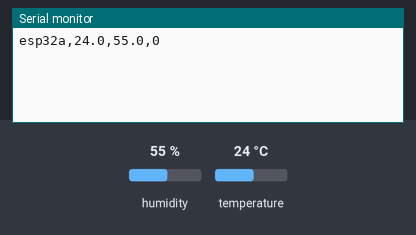
Simulated run of this sketch. Board: ESP32. Parts: the last lines printed to the serial monitor. The inputs (shaded band) are chosen by the test bench; at power-on: humidity 55 %, temperature 24 °C.

Above: at 6.2 s.
6.3 s: humidity set to 22 %
At 8.4 s:
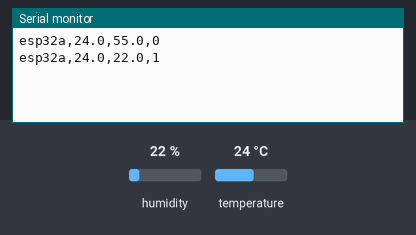
8.9 s: temperature set to 12 °C
At 10.1 s:
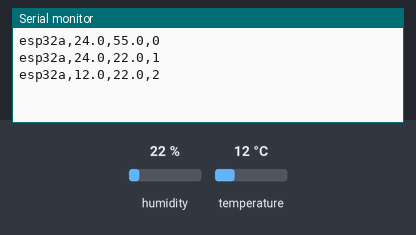
11.5 s: humidity set to 40 %
At 13.5 s:
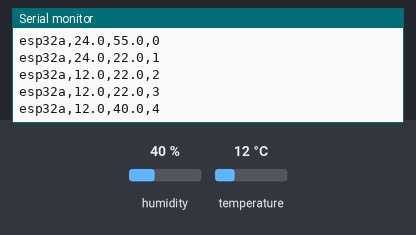
Timing chart, 0 to 15.0 s (numbered marks = the images above; inputs shaded):
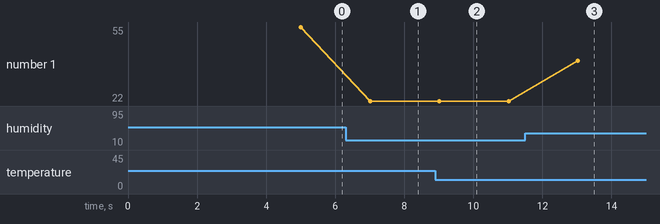

The sketch:

sketch_oct21a.ino
```cpp
#include <Adafruit_Sensor.h>
#include <DHT.h>

#define DHTPIN 5
#define DHTTYPE DHT22
DHT dht(DHTPIN, DHTTYPE);
unsigned long seq = 0;

void setup() {
  Serial.begin(115200);
  pinMode(DHTPIN, INPUT_PULLUP);
  dht.begin();
  delay(5000);
}

void loop() {
  float t = dht.readTemperature();
  float h = dht.readHumidity();

  Serial.print("esp32a,");
  if (isnan(t) || isnan(h)) {
    Serial.print("nan,nan");
  } else {
    Serial.print(t,1); Serial.print(",");
    Serial.print(h,1);
  }
  Serial.print(",");
  Serial.println(seq++);

  delay(2000);
}
```

Measured:
- after the input at 6.3 s, the serial monitor: prints a new line after 0.71 s (image 1)
- after the input at 8.9 s, the serial monitor: prints a new line after 0.12 s (image 2)
- after the input at 11.5 s, the serial monitor: prints a new line after 1.5 s (image 3)
- plotted number 1: 55 → 22 after the input at 6.3 s, 22 → 40 after the input at 11.5 s
